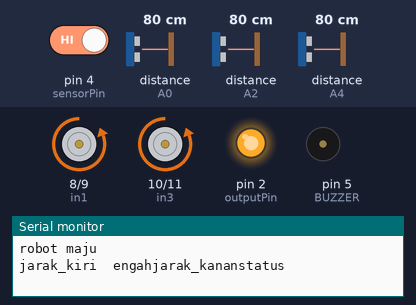
Bench run of a sketch on a simulated Arduino Uno, built with avr-gcc and run on an emulated ATmega328P. On the bench: motor-driver pin pairs drawn as motors (green arrow = first pin HIGH = forward, orange = second pin HIGH = backward, longer = more drive, scaled by the enable pin), output pins drawn as LEDs (lit = HIGH), buzzer (waves = sounding, pin HIGH), the last lines printed to the serial monitor. Wiring (inferred from the names in the program): 3 × ultrasonic range finder: trigger A1, echo A0 / trigger A3, echo A2 / trigger A5, echo A4. The inputs (shaded band) are chosen by the test bench; at power-on: distance to the obstacle (sensors on A0, A2, A4) 80 cm, pin 4 (sensorPin) HIGH. The echo pulse lasts 58.3 µs per cm; pins used as bus, display or sensor lines are not drawn.

Above: at 1.2 s.
1.3 s: distance to the obstacle (sensor on A0) set to 39 cm
4.3 s: distance to the obstacle (sensor on A0) set to 32 cm
At 5.0 s:
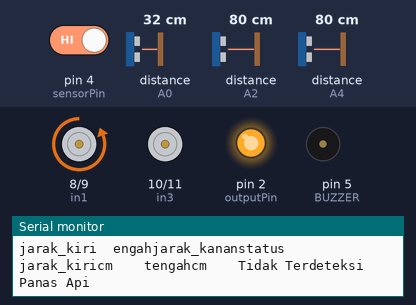
5.9 s: distance to the obstacle (sensor on A2) set to 40 cm
8.9 s: distance to the obstacle (sensor on A2) set to 33 cm
At 9.9 s:
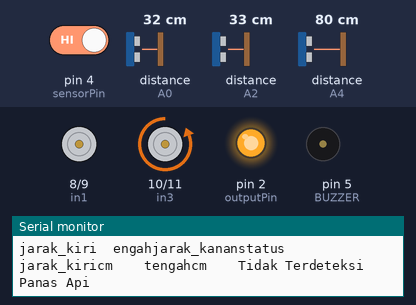
10.5 s: pin 4 (sensorPin) driven LOW
At 11.4 s:
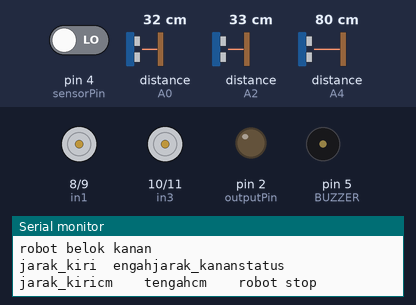
Timing chart, 0 to 13.0 s (numbered marks = the images above; inputs shaded):
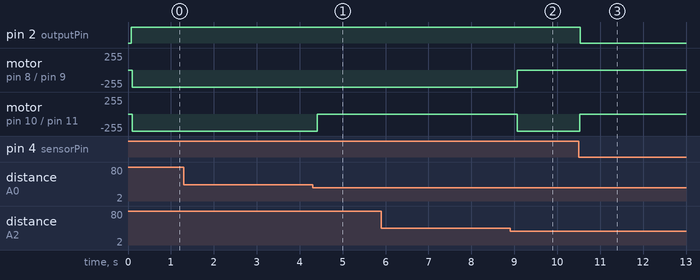

The sketch:

pemadam_api.ino
```cpp
int echo1 = A4;
int trig1 = A5;
int echo2 = A2;
int trig2 =A3;
int echo3 =A0;
int trig3 =A1;
int in1 = 8;
int in2 = 9;
int in3= 10;
int in4=11;
int enA = 7;
int enB= 12;
#define MAX 100
int ABS= 500;
int jarak_kiri = 0, jarak_kanan =0, tengah=0;
//int api        =500; // NILAI TOLERANSI CAHAYA API (0-1024)
//#define FLAME_SENSOR 4 //connect FLAME_SENSOR to digital pin3
//#define KIPAS 2
#define BUZZER 5
const int sensorPin = 4;
const int outputPin = 2;
int bacasensor = 0;

void maju(){
  digitalWrite(in1, LOW);
  digitalWrite(in2, HIGH);
  digitalWrite(in3, LOW);
  digitalWrite(in4, HIGH);
  analogWrite(enA, ABS);
  analogWrite(enB, ABS);

  Serial.println("robot maju");
}

void mundur(){
  digitalWrite(in1, HIGH);
  digitalWrite(in2, LOW);
  digitalWrite(in3, HIGH);
  digitalWrite(in4, LOW);
  analogWrite(enA, ABS);
  analogWrite(enB, ABS);
  Serial.println("robot mundur");
}
void belok_kiri(){
  digitalWrite(in1, LOW);
  digitalWrite(in2, HIGH);
  digitalWrite(in3, LOW);
  digitalWrite(in4, LOW);
  analogWrite(enA, ABS);
  analogWrite(enB, ABS);
  Serial.println("robot belok kiri");
}
void belok_kanan(){
  digitalWrite(in1, LOW);
  digitalWrite(in2, LOW);
  digitalWrite(in3, LOW);
  digitalWrite(in4, HIGH);
  analogWrite(enA, ABS);
  analogWrite(enB, ABS);
  Serial.println("robot belok kanan");
  }
  void stopp(){
  digitalWrite(in1, LOW);
  digitalWrite(in2, LOW);
  digitalWrite(in3, LOW);
  digitalWrite(in4, LOW);
   analogWrite(enA, LOW);
  analogWrite(enB, LOW);
Serial.println("robot stop");  }
   int test_jarakkiri(){
    digitalWrite (trig1,LOW);
    delayMicroseconds(2);
    digitalWrite (trig1,HIGH);
    delayMicroseconds(20);
    digitalWrite (trig1,LOW);
    float Fdistance = pulseIn (echo1, HIGH);
    delay (10);
    Fdistance = Fdistance / 29 / 2;
    return(int) Fdistance;
  }
  int test_jaraktengah(){
    digitalWrite (trig2,LOW);
    delayMicroseconds(2);
    digitalWrite (trig2,HIGH);
    delayMicroseconds(20);
    digitalWrite (trig2,LOW);
    float Fdistance = pulseIn (echo2, HIGH);
    delay (10);
    Fdistance = Fdistance / 29 / 2;
    return(int) Fdistance;
  }
  int test_jarakkanan(){
  digitalWrite (trig3,LOW);
    delayMicroseconds(2);
    digitalWrite (trig3,HIGH);
    delayMicroseconds(20);
    digitalWrite (trig3,LOW);
    float Fdistance = pulseIn (echo3, HIGH);
    delay (10);
    Fdistance = Fdistance / 29 / 2;
    return(int) Fdistance;
  }
void setup(){
  pinMode (echo1, INPUT);
  pinMode (trig1, OUTPUT);
  pinMode (echo2, INPUT);
  pinMode (trig2, OUTPUT);
  pinMode (echo3, INPUT);
  pinMode (trig3, OUTPUT);
  pinMode (in1, OUTPUT);
  pinMode (in2, OUTPUT);
  pinMode (in3, OUTPUT);
  pinMode (in4, OUTPUT);
  pinMode (enA, OUTPUT);
  pinMode (enB, OUTPUT);


 pinMode(outputPin, OUTPUT);
pinMode(sensorPin, INPUT);
   pinMode(BUZZER,OUTPUT);
  // digitalWrite(KIPAS,LOW);
   //digitalWrite(BUZZER,LOW);
  Serial.begin(9600);
}

void loop() {

jarak_kiri = test_jarakkiri();
delay(10);
tengah = test_jaraktengah();
delay (10);
jarak_kanan = test_jarakkanan();
delay(10);
// if(jarak_kiri==0){
  //  jarak_kiri=MAX;
  //}
  //if(tengah==0){
    //tengah=MAX;
  //}
  //if(jarak_kanan==0){
    //jarak_kanan=MAX;
  //}
Serial.println("jarak_kiri\tengah\jarak_kanan\status\n");
Serial.print("jarak_kiri");
Serial.print("cm\t\t");
Serial.print("tengah");
Serial.print("cm\t\t");

bacasensor = digitalRead(sensorPin);

if (bacasensor == LOW){
  stopp();
digitalWrite(outputPin, LOW);
delay(6000);
Serial.println("Terdeteksi Panas Api");
}
else {
   digitalWrite(outputPin, HIGH);
   Serial.println("Tidak Terdeteksi Panas Api");
      if(tengah<=15){//(jarak_kiri<=5 && tengah<=5 && jarak_kanan<=5){
        mundur();
      }
      else if((tengah<=35) && (jarak_kiri<=350)){
        belok_kanan();
      }
      else if((tengah<=35) && (jarak_kanan<=350)){
        belok_kiri();
      }
      else if(jarak_kiri<=35){
        belok_kanan();
      }
      else if(jarak_kanan<=35){
        belok_kiri();
      }
      //else if(tengah<=5){
      //  mundur();
      //}
else{
maju();
      }
  }
}
```

Measured:
- the behaviour switches between 37 and 36 cm on distance to the obstacle (sensor on A0) (found by bisection; images 0 and 1)
- the behaviour switches between 37 and 36 cm on distance to the obstacle (sensor on A2) (found by bisection; images 1 and 2)
- after the input at 4.3 s, motor on pin 10 (in3) / pin 11 (in4): backward 255/255 → stopped after 0.10 s
- after the input at 8.9 s, motor on pin 8 (in1) / pin 9 (in2): backward 255/255 → stopped after 0.17 s; motor on pin 10 (in3) / pin 11 (in4): stopped → backward 255/255 after 0.17 s
- after the input at 10.5 s, pin 2 (outputPin): HIGH → LOW at once; motor on pin 10 (in3) / pin 11 (in4): backward 255/255 → stopped at once
